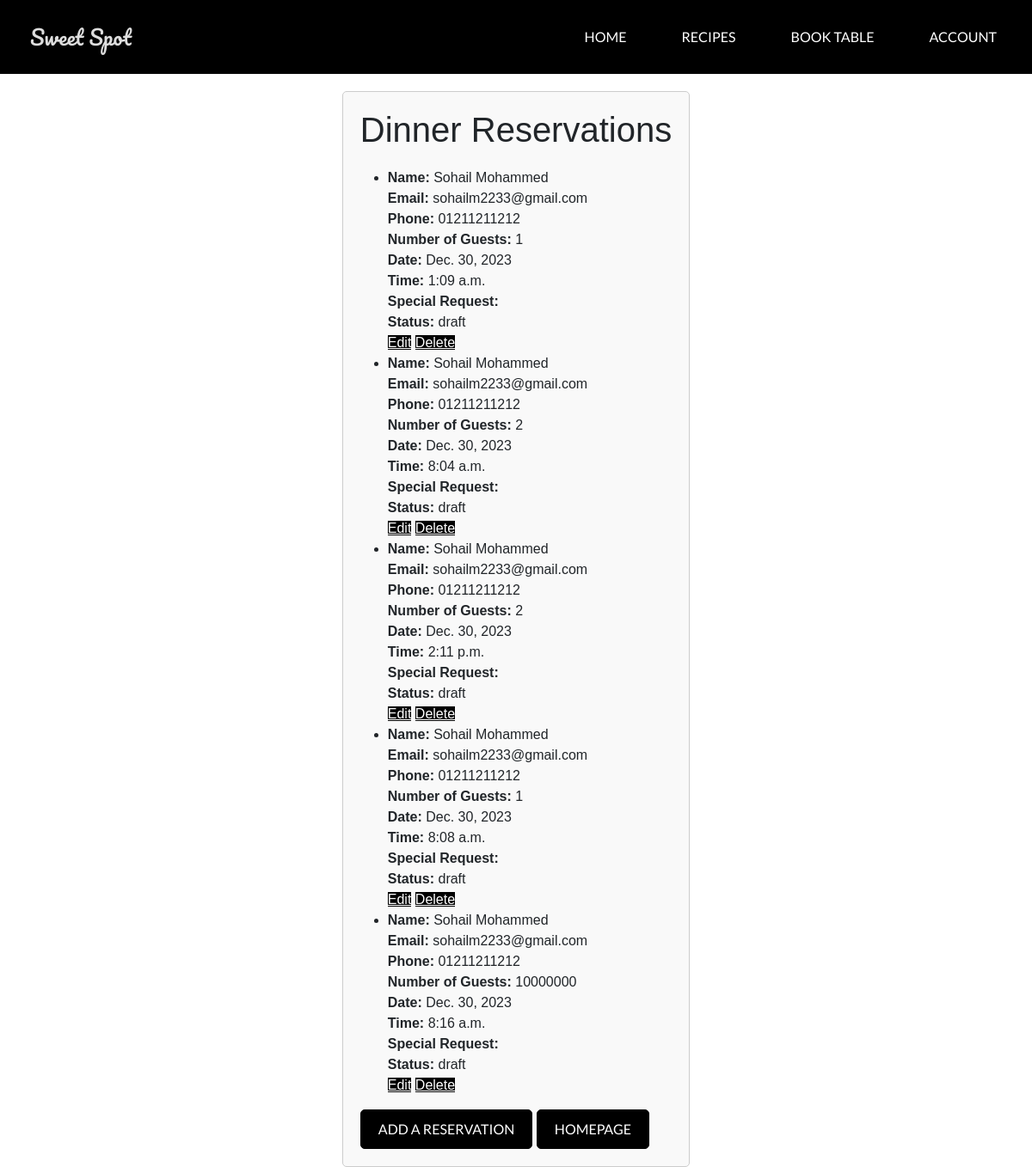
Before: /sweet_spot/ with the older database file.
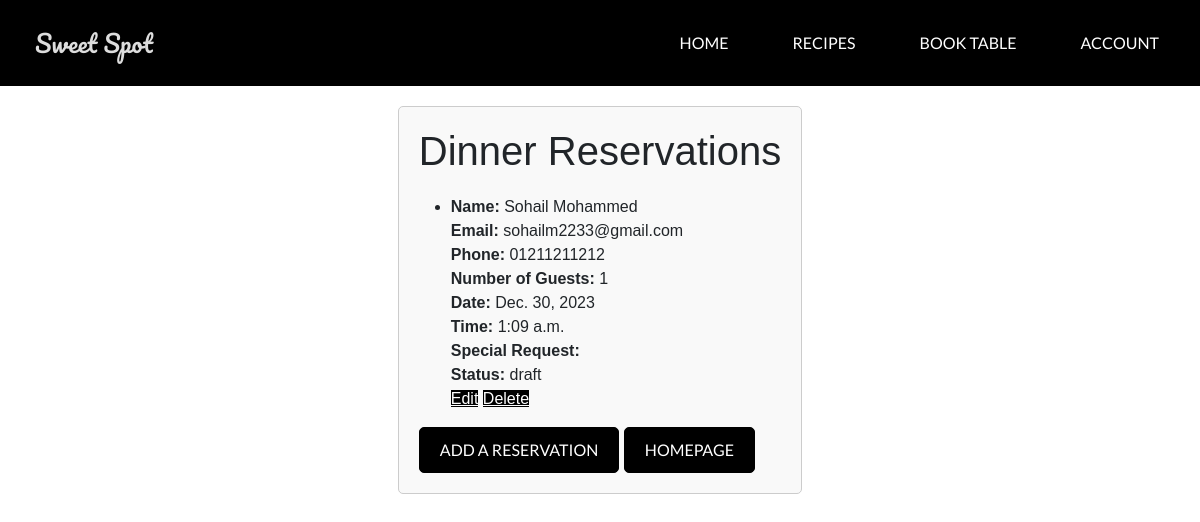
After: the same page with the newer database file.
### SweetSpot/models.py (models this page shows)
class DinnerReservation(models.Model):
    user = models.ForeignKey(User, on_delete=models.CASCADE, null=True, blank=True)
    first_name = models.CharField(max_length=100)
    last_name = models.CharField(max_length=100)
    slug = models.SlugField(max_length=255, unique=True, null=True)
    email = models.EmailField()
    phone_number = models.CharField(max_length=20)
    no_of_guests = models.IntegerField()
    no_of_tables = models.IntegerField(default=0)
    date_selected = models.DateField()
    time_selected = models.TimeField()
    special_request = models.TextField(blank=True)
    created_on = models.DateTimeField(auto_now_add=True)
    status = models.IntegerField(choices=STATUS)
    done = models.BooleanField(default=False)
    def __str__(self):
        return f"{self.first_name} {self.last_name}"
    class Meta:
        ordering = ['-created_on']

### SweetSpot/views.py (the view)
# urls.py: path('sweet_spot/', views.get_sweet_spot, name='sweet_spot'),
def get_sweet_spot(request):
    reservations = DinnerReservation.objects.all().order_by('id')
    print(reservations)
    context = {
        'reservations': reservations
    }
    return render(request, 'SweetSpot/sweet_spot.html', context)

### SweetSpot/templates/SweetSpot/sweet_spot.html
{% extends "SweetSpot/base.html" %}
{% block main_content %}
<div class="form-container">
    <h1>Dinner Reservations</h1>
    <ul>
        {% for reservation in reservations %}
        <li class="{% if reservation.status == 1 %}done{% endif %}">
            <strong>Name:</strong>
            {% if reservation.status == 1 %}
                <strike>{{ reservation.first_name }} {{ reservation.last_name }}</strike>
            {% else %}
                {{ reservation.first_name }} {{ reservation.last_name }}
            {% endif %}
            <br>
            <strong>Email:</strong> {{ reservation.email }} <br>
            <strong>Phone:</strong> {{ reservation.phone_number }} <br>
            <strong>Number of Guests:</strong> {{ reservation.no_of_guests }} <br>
            <strong>Date:</strong> {{ reservation.date_selected }} <br>
            <strong>Time:</strong> {{ reservation.time_selected }} <br>
            <strong>Special Request:</strong> {{ reservation.special_request }} <br>
            <strong>Status:</strong> {{ reservation.get_status_display }} <br>
            <a href="{% url 'edit_reservation' reservation.id %}" class="btn-primary">Edit</a>
            <a href="{% url 'delete_reservation' reservation.id %}" class="btn-secondary">Delete</a>
        </li>
        {% empty %}
        <li>No reservations available.</li>
        {% endfor %}
    </ul>
    <a href="{% url 'add_reservation' %}" class="btn btn-primary">Add a reservation</a>
    <a href="{% url 'homepage' %}" class="btn btn-secondary">Homepage</a>
</div>
{% endblock main_content %}

### SweetSpot/templates/SweetSpot/base.html (shortened to what this page needs)
{% load static %}
<!doctype html>
<html lang="en">
<head>
  {% block corecss %}
    <link rel="stylesheet" href="https://cdn.jsdelivr.net/npm/bootstrap@5.1.3/dist/css/bootstrap.min.css">
    <link rel="stylesheet" href="{% static 'css/style.css' %}">
  {% endblock corecss %}
</head>
<body>
  {% block navbar %}
    <div class="header">
      <div class="logo-placeholder logo" a href="{% url 'homepage' %}">Sweet Spot</div>
      <ul class="nav">
        <li>
          <a href="{% url 'homepage' %}" class="btn btn-secondary btn-font">Home</a>
        </li>
        <li>
          <a href="{% url 'list_desserts' %}" class="btn btn-secondary btn-font">Recipes</a>
        </li>
        <li>
          {% if user.is_authenticated %}
            <a href="{% url 'add_reservation' %}" class="btn btn-secondary btn-font">Reservations</a>
          {% else %}
            <a href="{% url 'login' %}?next={% url 'add_reservation' %}" class="btn btn-secondary btn-font">Book Table</a>
          {% endif %}
        </li>
        <li>
          <a href= "{% url 'account_options' %}" class="btn btn-secondary btn-font">Account</a>
        </li>
      </ul>
    </div>
  {% endblock navbar %}
  {% block main_content %}{% endblock main_content %}
</body>
</html>

### static/css/style.css (style rules this page uses)
body { font-family: 'Montserrat', sans-serif; }
.header { display: flex; justify-content: space-between; align-items: center; padding: 10px; background-color: black; }
.logo { font-family: 'Pacifico', cursive; color:#ddd; margin-left: 25px; font-size: 2vw; }
.nav { background-color: black; display: flex; list-style: none; margin: 0; padding: 0; font-family: 'Lato', sans-serif; color: white; font-size: 1.5vw; }
.nav li { padding: 10px; background-color: #ddd; margin-right: 2px; background-color: black; }
.nav li:last-child { margin-right: 0; }
.btn-font { font-family: 'Lato', sans-serif; }
.btn { padding: 10px 20px; grid-gap: 20px; font-size: 16px; font-family: 'Lato', sans-serif; border: 1px solid #ccc; border-radius: 5px; background-color: #f2f2f2; color: #333; text-transform: uppercase; cursor: pointer; transition: background-color 0.3s, color 0.3s; }
.btn-primary { background-color: black; color: white; border-color: black; }
.btn-secondary { background-color: black; color: white; border-color: black; }
.form-container { max-width: 600px; margin: 20px auto; padding: 20px; border: 1px solid #ccc; border-radius: 5px; background-color: #f9f9f9; }
.form-container h1 { text-align: center; margin-bottom: 20px; }
html, body { height: 100%; }
body { margin: 0; display: flex; flex-direction: column; }

Changed rows visible on the page:
removed DinnerReservation: first_name "Sohail", last_name "Mohammed", email "sohailm2233@gmail.com", phone_number "01211211212", no_of_guests "2", date_selected "Dec. 30, 2023", time_selected "8:04 a.m.", status "draft"
removed DinnerReservation: first_name "Sohail", last_name "Mohammed", email "sohailm2233@gmail.com", phone_number "01211211212", no_of_guests "2", date_selected "Dec. 30, 2023", time_selected "2:11 p.m.", status "draft"
removed DinnerReservation: first_name "Sohail", last_name "Mohammed", email "sohailm2233@gmail.com", phone_number "01211211212", no_of_guests "1", date_selected "Dec. 30, 2023", time_selected "8:08 a.m.", status "draft"
removed DinnerReservation: first_name "Sohail", last_name "Mohammed", email "sohailm2233@gmail.com", phone_number "01211211212", no_of_guests "10000000", date_selected "Dec. 30, 2023", time_selected "8:16 a.m.", status "draft"
